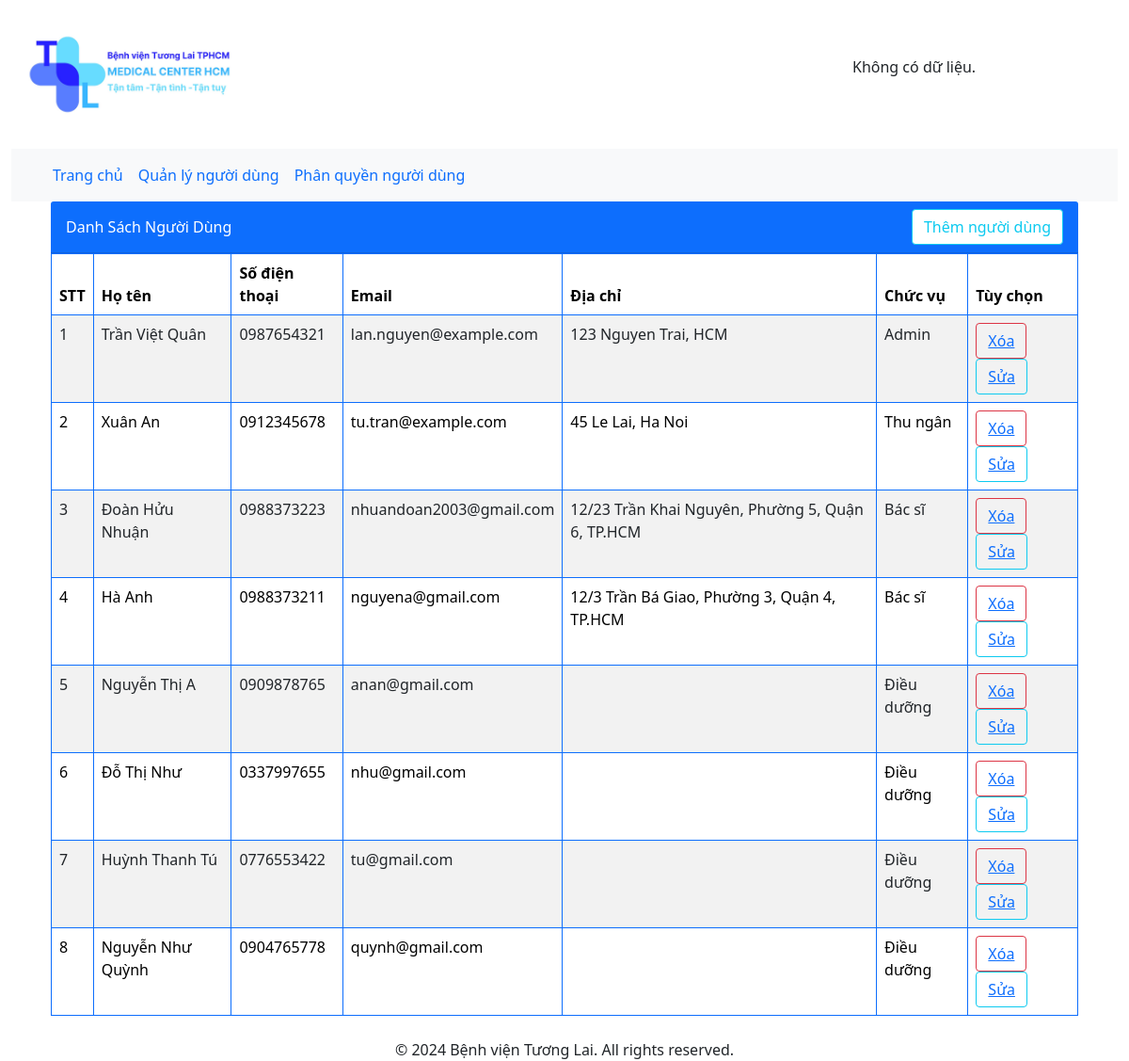
The page /index-staff.php?page-sub=quanli (signed in) on the database its author committed.
### tables this page shows
CREATE TABLE `nhanvien` (
  `MaNV` int(11) NOT NULL,
  `Hoten` varchar(50) NOT NULL,
  `SDT` varchar(15) NOT NULL,
  `Email` varchar(50) NOT NULL,
  `Diachi` varchar(100) DEFAULT NULL,
  `Chucvu` varchar(50) NOT NULL,
  `iduser` int(11) DEFAULT NULL
);

### model/mUser.php (called while the page is built, shortened)
<?php
    class mUser {
        public function selUser($sql) {
            $p = new clsConnect();
            $con = $p -> openConnect();
            return $con->query($sql);
        }
    }
?>

### controller/cUser.php (called while the page is built)
<?php
    include("model/mUser.php");
    class cUser{
        public function addUser($sql) {
            $p = new mUser();
            return $p -> insUser($sql);
        }public function getUser($sql) {
            $p = new mUser();
            $tblSP = $p->selUser($sql);
            if (!$tblSP) {
                return -1;
            } else {
                if ($tblSP->num_rows > 0) {
                    return $tblSP;
                } else {
                    return 0;
                }
            }
        }
    }
?>

### model/mQuanli.php (called while the page is built, shortened)
<?php
class mSanpham
{
    public function SelectALLND()
    {
        $p = new clsConnect();
        $con = $p->openConnect();
        if ($con) {
            $str = "select * from nhanvien";
            $tblSP = $con->query($str);
            return $tblSP;
        } else {
            return false;
        }
    }
}
?>

### controller/CQuanli.php (called while the page is built, shortened)
<?php
include_once('model/mQuanli.php');
class cSanpham
{
    public function getALLND()
    {
        $p = new mSanpham();
        $tblSP = $p->selectALLND();
        if (!$tblSP) {
            return -1;
        } else {
            if ($tblSP->num_rows > 0) {
                return $tblSP;
            } else {
                return 0;
            }
        }
    }
}
?>

### view/admin/quanli/index.php (the view, shortened to what this page needs)
<!DOCTYPE html>
<html lang="en">
<head>
    <link href="https://cdn.jsdelivr.net/npm/bootstrap@5.0.2/dist/css/bootstrap.min.css" rel="stylesheet"
>
</head>
<body>
    <div class="container">
        <div class="content">
            <div class="card-header bg-primary text-white d-flex justify-content-between align-items-center ">
                <span>Danh Sách Người Dùng</span>
                <button type="button" class="btn btn-outline-info" style="background-color: white;">
    <a href="index-staff.php?page-sub=dangkinguoidung" style="color: inherit; text-decoration: none;">Thêm người dùng</a>
</button>
            </div>
            <table class="table table-striped table table-hover table table-bordered border-primary">
                <thead>
                    <tr>
                        <th scope="col">STT</th>
                        <th scope="col">Họ tên</th>
                        <th scope="col">Số điện thoại</th>
                        <th scope="col">Email</th>
                        <th scope="col">Địa chỉ</th>
                        <th scope="col">Chức vụ</th>
                        <th scope="col">Tùy chọn</th>
                    </tr>
                </thead>
                <tbody>
                    <?php
                    include_once("controller/cquanli.php");
                    $p = new cSanpham();
                    $tblSP = $p->getALLND();
                    $dem = 1;
                    while ($r = $tblSP->fetch_assoc()) {
                        echo "<tr>";
                        echo "<td>$dem</td>";
                        echo "<td>" . $r['Hoten'] . "</td>";
                        echo "<td>" . $r['SDT'] . "</td>";
                        echo "<td>" . $r['Email'] . "</td>";
                        echo "<td>" . $r['Diachi'] . "</td>";
                        echo "<td>" . $r['Chucvu'] . "</td>";
                        echo '<td>
                        <button type="button" class="btn btn-outline-danger"><a href="index-staff.php?page-sub=xoanguoidung&mand=' . $r['MaNV'] . '">Xóa</a></button>
                        <button type="button" class="btn btn-outline-info"><a href="index-staff.php?page-sub=suanguoidung&mand=' . $r['MaNV'] . '">Sửa</a></button>
                        </td>';
                        $dem++;
                        echo "</tr>";
                    }
                    ?>
                </tbody>
            </table>
        </div>
</body>
</html>

### layout/header-staff.php (shortened to what this page needs)
<!DOCTYPE html>
<html lang="en">
<head>
    <link href="https://cdn.jsdelivr.net/npm/bootstrap@5.3.3/dist/css/bootstrap.min.css" rel="stylesheet">
    <link href="https://cdnjs.cloudflare.com/ajax/libs/font-awesome/6.0.0-beta3/css/all.min.css" rel="stylesheet">
</head>
<body>
    <div class="container-fluid">
        <div class="header row ">
            <div class="logo col-md-9 col-12 my-3">
                <a  href="index-staff.php">
                    <img style="width: 14rem;"  src="upload/image/homepage/logo.jpg" alt="Logo" class="logo me-2">
                </a>
            </div>
                <div class="nav-login col-md-3 col-12  align-self-center my-3 " style="z-index:1100;">
                    <?php
                        if (isset($_SESSION["dn"])) {
                            include("controller/cUser.php");
                            $obj = new cUser();
                            $nameuser = $_SESSION["nameuser"];
                            $sql = "SELECT *
                                    FROM nhanvien n
                                    JOIN user u ON n.iduser = u.iduser
                                    JOIN role r ON u.idrole = r.idrole
                                    WHERE u.nameuser = '$nameuser';";
                            $tblSP = $obj->getUser($sql);
                    if ($tblSP == -1) {
                        echo "<p>Lỗi khi truy vấn cơ sở dữ liệu.</p>";
                    } elseif ($tblSP == 0) {
                        echo "<p>Không có dữ liệu.</p>";
                    }
                } else {
                    echo '<a class="px-3 py-3 border rounded-pill" href="index-staff.php?page=dangnhap" class="nav-item nav-link" data-bs-toggle="modal" data-bs-target="#loginModal">';
                    echo '<i class="fa-solid fa-user fa-2xl"> </i>';
                    echo '</a>';
                }
                ?>
                </div>
        </div>
        <div class="nav row sticky-top">
            <nav class="navbar col-12 navbar-expand-lg bg-body-tertiary">
                <div class="container-fluid">
                    <div class="collapse navbar-collapse" id="navbarNav">
                        <ul class="navbar-nav">

### controller/cMain-Staff.php (shortened to what this page needs)
<?php
class CMain_Staff
{
    public function getChucNang($role)
    {
        switch ($role) {
            case 1:
                echo '<li class="nav-item">
                        <a class="nav-link" aria-current="page" href="index-staff.php?page-sub=trangchu">Trang chủ</a>
                    </li>
                    <li class="nav-item">
                        <a class="nav-link" href="index-staff.php?page-sub=quanli">Quản lý người dùng</a>
                    </li>
                    <li class="nav-item">
                        <a class="nav-link" href="index-staff.php?page-sub=phanquyennguoidung">Phân quyền người dùng</a>
                    </li>';
                break;
        }
    }
}

### layout/nav-staff.php
                </ul>
            </div>
        </div>
    </nav>
</div>
<div class="content">

### index-staff.php (shortened to what this page needs)
<?php
    include_once('controller/cMain-Staff.php');
    $main_staff = new CMain_Staff;
    include_once('layout/header-staff.php');
    $main_staff->getChucNang($_SESSION['dn']);
    include_once('layout/nav-staff.php');
    if(isset($_GET['page-sub'])){
        $page = $_GET['page-sub'];
    } else {
        $page = 'trangchu';
    }
    switch($_SESSION['dn']){
        case 1: $user = 'admin';
            break;
    }
    if(file_exists('view/'.$user.'/'.$page.'/index.php')){
        include_once('view/'.$user.'/'.$page.'/index.php');
    }else {
        include_once('view/page-viewuser/404/index.php');
    }
    include_once('layout/footer-staff.php');
?>

### layout/footer-staff.php (shortened to what this page needs)
</div>
        <div class="footer">
            <div class="row mt-4">
                <div class="col text-center">
                    <p class="mb-0">© 2024 Bệnh viện Tương Lai. All rights reserved.</p>
                </div>
            </div>
        </div>
    </div>
</body>
</html>

### rows shown on the page
nhanvien: Hoten "Trần Việt Quân", SDT "0987654321", Email "lan.nguyen@example.com", Diachi "123 Nguyen Trai, HCM", Chucvu "Admin"
nhanvien: Hoten "Xuân An", SDT "0912345678", Email "tu.tran@example.com", Diachi "45 Le Lai, Ha Noi", Chucvu "Thu ngân"
nhanvien: Hoten "Đoàn Hửu Nhuận", SDT "0988373223", Email "nhuandoan2003@gmail.com", Diachi "12/23 Trần Khai Nguyên, Phường 5, Quận 6, TP.HCM", Chucvu "Bác sĩ"
nhanvien: Hoten "Hà Anh", SDT "0988373211", Email "nguyena@gmail.com", Diachi "12/3 Trần Bá Giao, Phường 3, Quận 4, TP.HCM", Chucvu "Bác sĩ"
nhanvien: Hoten "Nguyễn Thị A", SDT "0909878765", Email "anan@gmail.com", Chucvu "Điều dưỡng"
nhanvien: Hoten "Đỗ Thị Như", SDT "0337997655", Email "nhu@gmail.com", Chucvu "Điều dưỡng"
nhanvien: Hoten "Huỳnh Thanh Tú", SDT "0776553422", Email "tu@gmail.com", Chucvu "Điều dưỡng"
nhanvien: Hoten "Nguyễn Như Quỳnh", SDT "0904765778", Email "quynh@gmail.com", Chucvu "Điều dưỡng"
